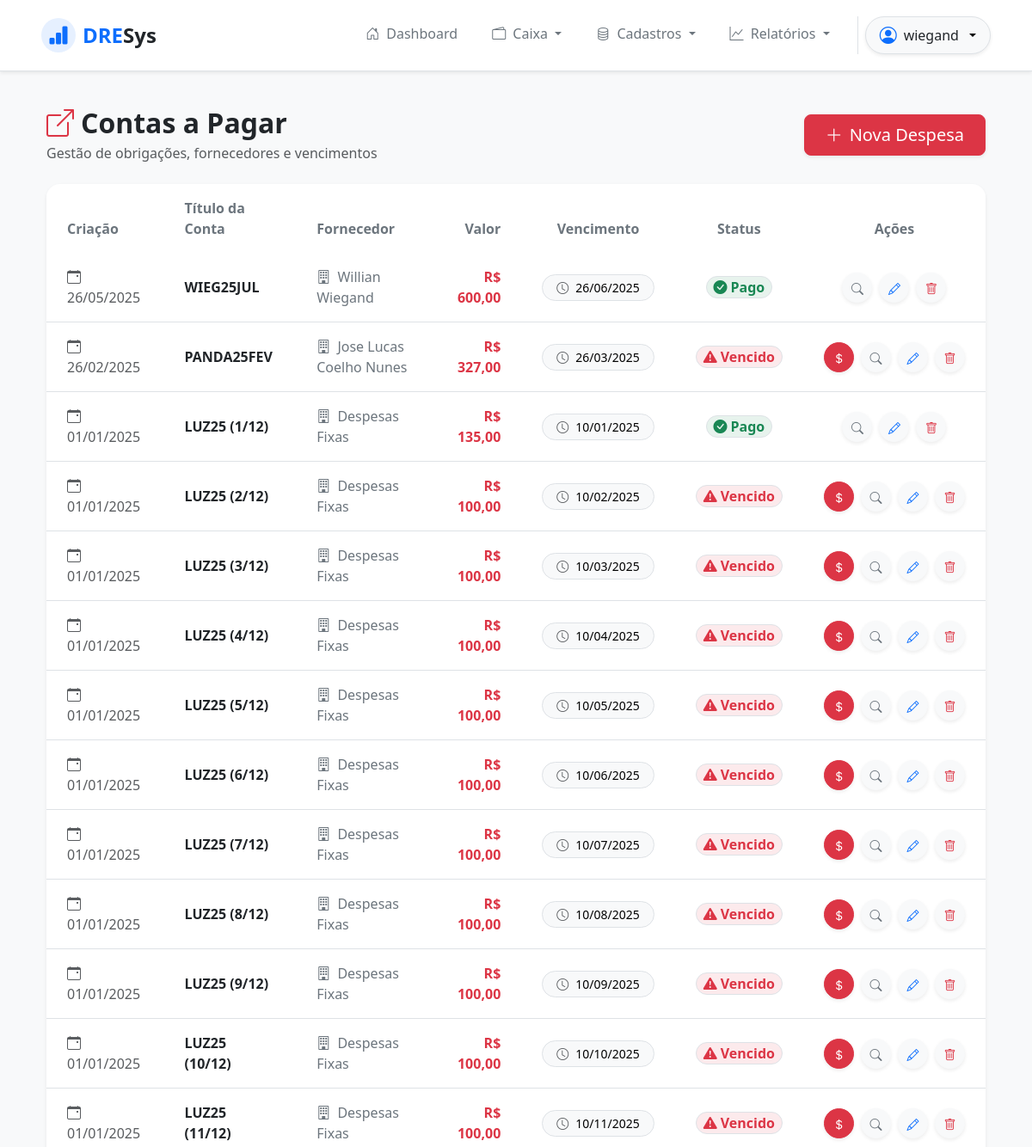
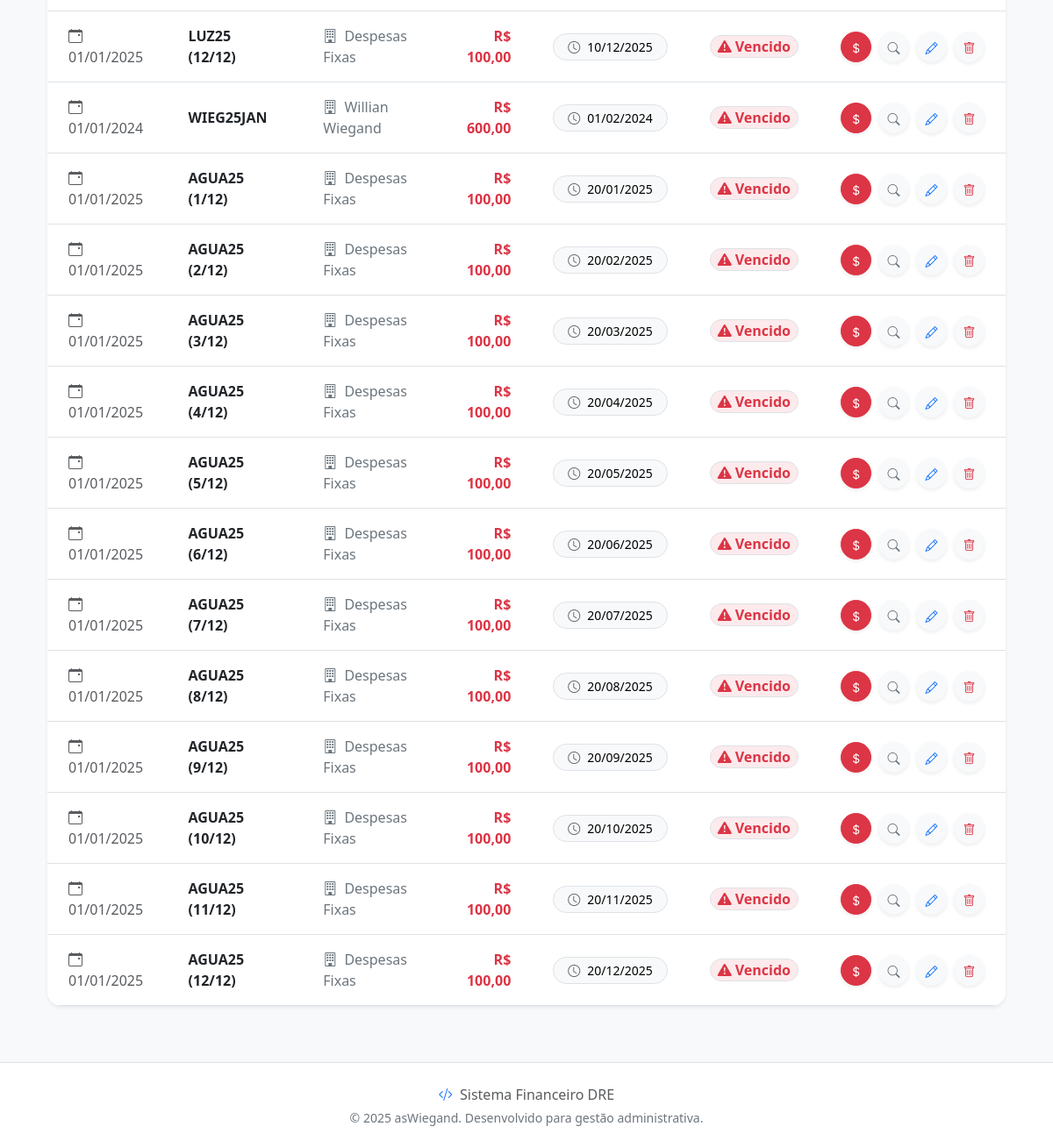
/outflows/ (signed in), run on the app's committed database (2 pictures, top to bottom).
### outflows/models.py (models this page shows, shortened)
class Outflow(models.Model):
    created_date = models.DateField()
    expire_date = models.DateField()
    supplier = models.ForeignKey(Supplier, on_delete=models.PROTECT, related_name='outflows')
    accounting = models.ForeignKey(Accounting, on_delete=models.PROTECT, related_name='outflows')
    payment_method = models.ForeignKey(Payment, on_delete=models.PROTECT, related_name='outflows')
    title = models.CharField(max_length=15)
    status = models.CharField(max_length=2, default='NP')
    value = models.DecimalField(max_digits=20, decimal_places=2, default=0)
    payment_date = models.DateField(blank=True, null=True)
    @property
    def is_expired(self):
        return self.expire_date < timezone.localdate()

### suppliers/models.py (models this page shows, shortened)
class Supplier(models.Model):
    cnpj_cpf = models.CharField(
        max_length=18,
        unique=True,
        validators=[validate_cpf_cnpj],
        verbose_name="CNPJ ou CPF",
        blank=True
    )
    company_name = models.CharField(max_length=100, blank=False, null=False)
    fantasy_name = models.CharField(max_length=100, blank=True, default='')
    city = models.CharField(max_length=100, blank=True)
    address = models.CharField(max_length=100, blank=True)
    phone = models.CharField(blank=True)
    email = models.EmailField(blank=True)

### outflows/views.py (the view)
# urls.py: path('outflows/', OutflowListView.as_view(), name='outflow_list'),
class OutflowListView(LoginRequiredMixin, PermissionRequiredMixin, ListView):
    permission_required = 'outflows.view_outflow'
    model = Outflow
    template_name = 'outflow_list.html'
    context_object_name = 'outflows'
    def get_context_data(self, **kwargs):
        context = super().get_context_data(**kwargs)
        context['banks'] = Bank.objects.all()
        return context

### outflows/templates/outflow_list.html (shortened to what this page needs)
{% extends 'base.html' %}
{% block content %}
<div class="container-fluid py-4">
    <div class="row mb-4 align-items-center">
        <div class="col-md-6">
            <h2 class="fw-bold text-dark mb-1">
                <i class="bi bi-box-arrow-up-right text-danger me-2"></i>Contas a Pagar
            </h2>
            <p class="text-muted mb-0">Gestão de obrigações, fornecedores e vencimentos</p>
        </div>
        <div class="col-md-6 text-md-end mt-3 mt-md-0">
            {% if perms.outflows.add_outflow %}
            <a href="{% url 'outflow_create' %}" class="btn btn-danger btn-lg shadow-sm rounded-3 px-4">
                <i class="bi bi-plus-lg me-2"></i>Nova Despesa
            </a>
            {% endif %}
        </div>
    </div>
    <div class="card border-0 shadow-sm rounded-4 overflow-hidden">
        <div class="table-responsive">
            <table class="table table-hover align-middle mb-0">
                <thead class="bg-light">
                    <tr>
                        <th class="py-3 px-4 text-secondary fw-semibold border-0">Criação</th>
                        <th class="py-3 px-4 text-secondary fw-semibold border-0">Título da Conta</th>
                        <th class="py-3 px-4 text-secondary fw-semibold border-0">Fornecedor</th>
                        <th class="py-3 px-4 text-secondary fw-semibold border-0 text-end">Valor</th>
                        <th class="py-3 px-4 text-secondary fw-semibold border-0 text-center">Vencimento</th>
                        <th class="py-3 px-4 text-secondary fw-semibold border-0 text-center">Status</th>
                        <th class="py-3 px-4 text-secondary fw-semibold border-0 text-center">Ações</th>
                    </tr>
                </thead>
                <tbody class="border-top-0">
                    {% for outflow in outflows %}
                    <tr>
                        <td class="px-4 py-3 text-muted">
                            <i class="bi bi-calendar-event me-1"></i>{{ outflow.created_date|date:"d/m/Y" }}
                        </td>
                        <td class="px-4 py-3">
                            <span class="fw-bold text-dark">{{ outflow.title }}</span>
                        </td>
                        <td class="px-4 py-3">
                            <span class="text-secondary"><i class="bi bi-building me-1"></i>
                                {{ outflow.supplier.company_name }}</span>
                        </td>
                        <td class="px-4 py-3 text-end">
                            <span class="fw-bold text-danger">R$ {{ outflow.value|floatformat:2 }}</span>
                        </td>
                        <td class="px-4 py-3 text-center">
                            <div class="d-inline-flex bg-light rounded-pill px-3 py-1 border small">
                                <i class="bi bi-clock text-muted me-2"></i>{{ outflow.expire_date|date:"d/m/Y" }}
                            </div>
                        </td>
                        <td class="px-4 py-3 text-center">
                            {% if outflow.status == 'PG' %}
                            <span
                                class="badge bg-success bg-opacity-10 text-success border px-2 py-1 fs-6 rounded-pill">
                                <i class="bi bi-check-circle-fill me-1"></i>Pago
                            </span>
                            {% elif outflow.status == 'NP' and outflow.is_expired %}
                            <span class="badge bg-danger bg-opacity-10 text-danger border px-2 py-1 fs-6 rounded-pill">
                                <i class="bi bi-exclamation-triangle-fill me-1"></i>Vencido
                            </span>
                            {% else %}
                            <span
                                class="badge bg-warning bg-opacity-10 text-warning border px-2 py-1 fs-6 rounded-pill">
                                <i class="bi bi-hourglass-split me-1"></i>Pendente
                            </span>
                            {% endif %}
                        </td>
                        <td class="px-4 py-3 text-center">
                            <div class="d-flex justify-content-center gap-2">
                                {% if outflow.status == 'NP' and perms.outflows.change_outflow %}
                                <button type="button" class="btn btn-danger btn-sm rounded-circle shadow-sm text-white"
                                    style="width: 35px; height: 35px; padding: 0.45rem;" data-bs-toggle="modal"
                                    data-bs-target="#payOutflowModal{{ outflow.id }}" title="Marcar como Pago">
                                    <i class="bi bi-currency-dollar"></i>
                                </button>
                                {% endif %}
                                {% if perms.outflows.view_outflow %}
                                <a href="{% url 'outflow_detail' outflow.id %}"
                                    class="btn btn-light btn-sm rounded-circle shadow-sm"
                                    style="width: 35px; height: 35px; padding: 0.45rem;" title="Detalhes">
                                    <i class="bi bi-search text-secondary"></i>
                                </a>
                                {% endif %}
                                {% if perms.outflows.change_outflow %}
                                <a href="{% url 'outflow_update' outflow.id %}"
                                    class="btn btn-light btn-sm rounded-circle shadow-sm"
                                    style="width: 35px; height: 35px; padding: 0.45rem;" title="Editar">
                                    <i class="bi bi-pencil text-primary"></i>
                                </a>
                                {% endif %}
                                {% if perms.outflows.delete_outflow %}
                                <a href="{% url 'outflow_delete' outflow.id %}"
                                    class="btn btn-light btn-sm rounded-circle shadow-sm"
                                    style="width: 35px; height: 35px; padding: 0.45rem;" title="Excluir">
                                    <i class="bi bi-trash text-danger"></i>
                                </a>
                                {% endif %}
                            </div>
                        </td>
                    </tr>
                    {% endfor %}
                </tbody>
            </table>
        </div>
    </div>
</div>
{% endblock %}

### app/templates/components/_header.html (shortened to what this page needs)
<nav class="navbar navbar-expand-lg navbar-light bg-white fixed-top shadow-sm py-3 border-bottom">
  <div class="container-fluid px-4 px-lg-5">
    <a class="navbar-brand d-flex align-items-center fw-bold fs-4 text-primary" href="{% url 'home' %}">
      <div
        class="bg-primary bg-opacity-10 text-primary rounded-circle d-flex align-items-center justify-content-center me-2"
        style="width: 40px; height: 40px;">
        <i class="bi bi-bar-chart-fill"></i>
      </div>
      DRE<span class="text-dark">Sys</span>
    </a>
    <div class="collapse navbar-collapse" id="navbarMain">
      <ul class="navbar-nav ms-auto mb-2 mb-lg-0 gap-2">
        {% if request.user.is_authenticated %}
        <li class="nav-item">
          <a class="nav-link fw-medium px-3 {% if request.resolver_match.url_name == 'home' %}active text-primary{% else %}text-secondary{% endif %}"
            href="{% url 'home' %}">
            <i class="bi bi-house-door me-1"></i> Dashboard
          </a>
        </li>
        {% if perms.inflows.view_inflow or perms.outflows.view_outflow or perms.moviments.view_moviment %}
        <li class="nav-item dropdown">
          <a class="nav-link dropdown-toggle fw-medium px-3 text-secondary" href="#" id="caixaDropdown" role="button"
            data-bs-toggle="dropdown" aria-expanded="false">
            <i class="bi bi-wallet2 me-1"></i> Caixa
          </a>
        </li>
        {% endif %}
        {% if perms.suppliers.view_supplier or perms.banks.view_bank or perms.accountings.view_accounting or perms.payments.view_payment %}
        <li class="nav-item dropdown">
          <a class="nav-link dropdown-toggle fw-medium px-3 text-secondary" href="#" id="cadastrosDropdown"
            role="button" data-bs-toggle="dropdown" aria-expanded="false">
            <i class="bi bi-database me-1"></i> Cadastros
          </a>
        </li>
        {% endif %}
        {% if perms.inflows.view_inflow or perms.outflows.view_outflow %}
        <li class="nav-item dropdown">
          <a class="nav-link dropdown-toggle fw-medium px-3 text-secondary" href="#" id="relatoriosDropdown"
            role="button" data-bs-toggle="dropdown" aria-expanded="false">
            <i class="bi bi-graph-up me-1"></i> Relatórios
          </a>
        </li>
        {% endif %}
        <li class="nav-item border-start ms-2 ps-2">
          <div class="dropdown">
            <button
              class="btn btn-light dropdown-toggle d-flex align-items-center gap-2 rounded-pill px-3 shadow-sm border"
              type="button" id="userMenu" data-bs-toggle="dropdown" aria-expanded="false">
              <i class="bi bi-person-circle fs-5 text-primary"></i>
              <span class="fw-medium text-dark">{{ request.user.username }}</span>
            </button>
          </div>
        </li>
        {% endif %}
      </ul>
    </div>
  </div>
</nav>

### app/templates/base.html (style rules this page uses)
body { background-color: #f8f9fa; }

### app/templates/components/_header.html (style rules this page uses)
.navbar .nav-link { transition: color 0.2s ease-in-out; }

### data on the page
Outflow: created_date "26/05/2025", title "WIEG25JUL", supplier.company_name "Willian Wiegand", value "600,00", expire_date "26/06/2025", status "PG" (drawn)
Outflow: created_date "26/02/2025", title "PANDA25FEV", supplier.company_name "Jose Lucas Coelho Nunes", value "327,00", expire_date "26/03/2025", status "NP" (drawn), {{ outflow.id }} 3 (drawn)
Outflow: created_date "01/01/2025", title "LUZ25 (1/12)", supplier.company_name "Despesas Fixas", value "135,00", expire_date "10/01/2025", status "PG" (drawn)
Outflow: created_date "01/01/2025", title "LUZ25 (2/12)", supplier.company_name "Despesas Fixas", value "100,00", expire_date "10/02/2025", status "NP" (drawn)
Outflow: created_date "01/01/2025", title "LUZ25 (3/12)", supplier.company_name "Despesas Fixas", value "100,00", expire_date "10/03/2025", status "NP" (drawn)
Outflow: created_date "01/01/2025", title "LUZ25 (4/12)", supplier.company_name "Despesas Fixas", value "100,00", expire_date "10/04/2025", status "NP" (drawn)
Outflow: created_date "01/01/2025", title "LUZ25 (5/12)", supplier.company_name "Despesas Fixas", value "100,00", expire_date "10/05/2025", status "NP" (drawn)
Outflow: created_date "01/01/2025", title "LUZ25 (6/12)", supplier.company_name "Despesas Fixas", value "100,00", expire_date "10/06/2025", status "NP" (drawn)
Outflow: created_date "01/01/2025", title "LUZ25 (7/12)", supplier.company_name "Despesas Fixas", value "100,00", expire_date "10/07/2025", status "NP" (drawn)
Outflow: created_date "01/01/2025", title "LUZ25 (8/12)", supplier.company_name "Despesas Fixas", value "100,00", expire_date "10/08/2025", status "NP" (drawn)
Outflow: created_date "01/01/2025", title "LUZ25 (9/12)", supplier.company_name "Despesas Fixas", value "100,00", expire_date "10/09/2025", status "NP" (drawn)
Outflow: created_date "01/01/2025", title "LUZ25 (10/12)", supplier.company_name "Despesas Fixas", value "100,00", expire_date "10/10/2025", status "NP" (drawn)
Outflow: created_date "01/01/2025", title "LUZ25 (11/12)", supplier.company_name "Despesas Fixas", value "100,00", expire_date "10/11/2025", status "NP" (drawn)
Outflow: created_date "01/01/2025", title "LUZ25 (12/12)", supplier.company_name "Despesas Fixas", value "100,00", expire_date "10/12/2025", status "NP" (drawn)
Outflow: created_date "01/01/2024", title "WIEG25JAN", supplier.company_name "Willian Wiegand", value "600,00", expire_date "01/02/2024", status "NP" (drawn)
Outflow: created_date "01/01/2025", title "AGUA25 (1/12)", supplier.company_name "Despesas Fixas", value "100,00", expire_date "20/01/2025", status "NP" (drawn)
Outflow: created_date "01/01/2025", title "AGUA25 (2/12)", supplier.company_name "Despesas Fixas", value "100,00", expire_date "20/02/2025", status "NP" (drawn)
Outflow: created_date "01/01/2025", title "AGUA25 (3/12)", supplier.company_name "Despesas Fixas", value "100,00", expire_date "20/03/2025", status "NP" (drawn)
Outflow: created_date "01/01/2025", title "AGUA25 (4/12)", supplier.company_name "Despesas Fixas", value "100,00", expire_date "20/04/2025", status "NP" (drawn)
Outflow: created_date "01/01/2025", title "AGUA25 (5/12)", supplier.company_name "Despesas Fixas", value "100,00", expire_date "20/05/2025", status "NP" (drawn)
Outflow: created_date "01/01/2025", title "AGUA25 (6/12)", supplier.company_name "Despesas Fixas", value "100,00", expire_date "20/06/2025", status "NP" (drawn)
Outflow: created_date "01/01/2025", title "AGUA25 (7/12)", supplier.company_name "Despesas Fixas", value "100,00", expire_date "20/07/2025", status "NP" (drawn)
Outflow: created_date "01/01/2025", title "AGUA25 (8/12)", supplier.company_name "Despesas Fixas", value "100,00", expire_date "20/08/2025", status "NP" (drawn)
Outflow: created_date "01/01/2025", title "AGUA25 (9/12)", supplier.company_name "Despesas Fixas", value "100,00", expire_date "20/09/2025", status "NP" (drawn)
Outflow: created_date "01/01/2025", title "AGUA25 (10/12)", supplier.company_name "Despesas Fixas", value "100,00", expire_date "20/10/2025", status "NP" (drawn)
Outflow: created_date "01/01/2025", title "AGUA25 (11/12)", supplier.company_name "Despesas Fixas", value "100,00", expire_date "20/11/2025", status "NP" (drawn)
Outflow: created_date "01/01/2025", title "AGUA25 (12/12)", supplier.company_name "Despesas Fixas", value "100,00", expire_date "20/12/2025", status "NP" (drawn)

### other printed values
{{ request.user.username }} "wiegand"
